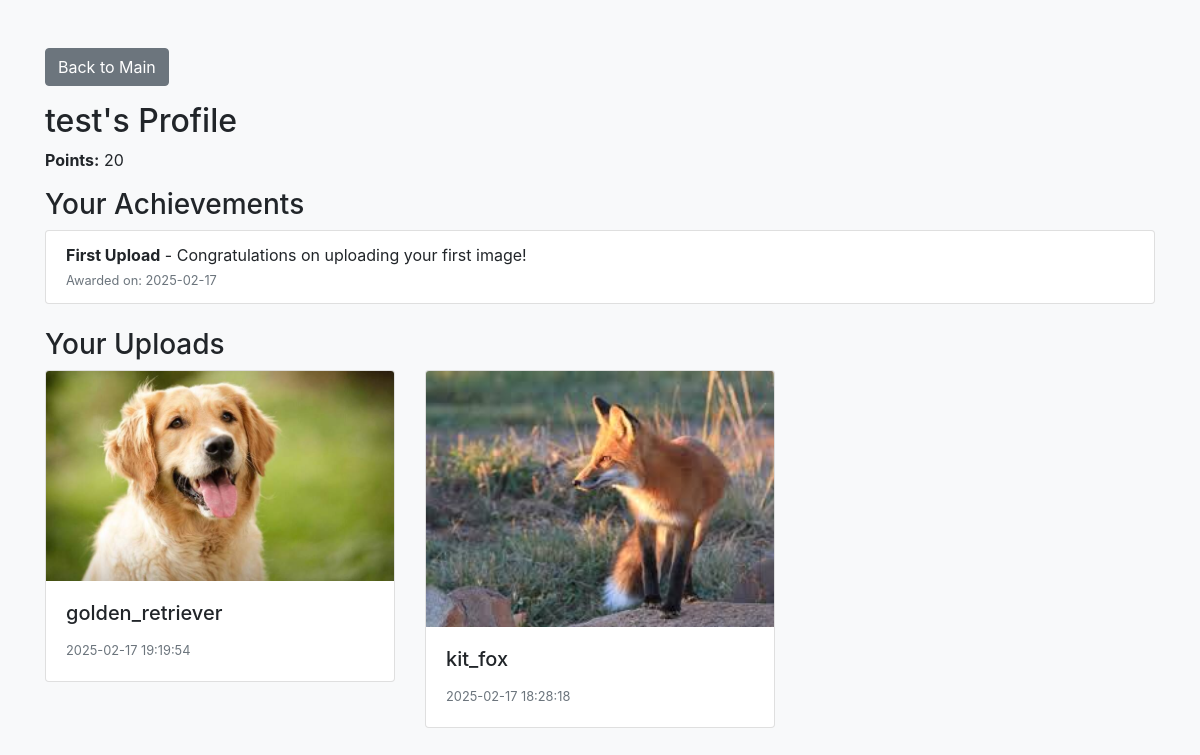
The app's page /profile (signed in), older data.
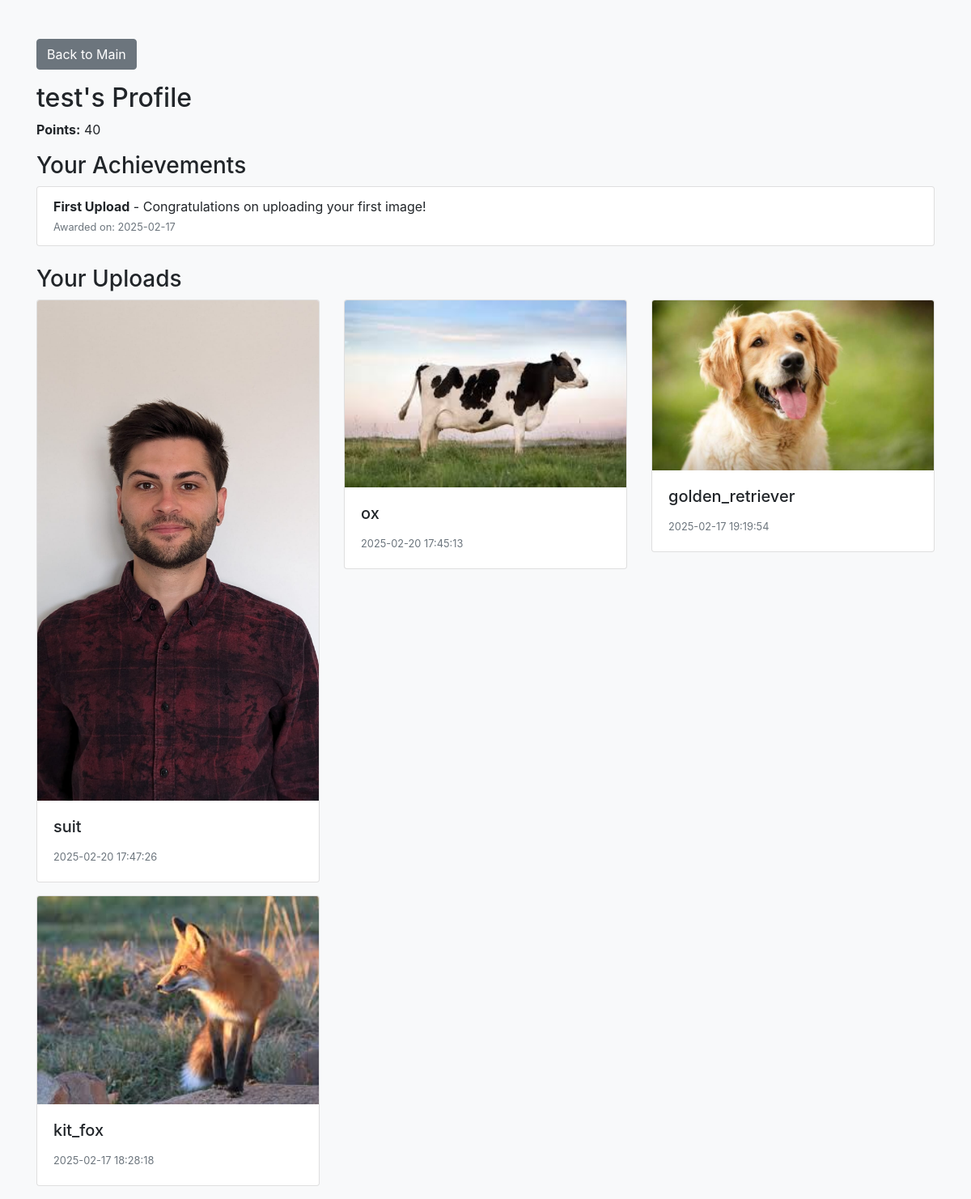
The same page, newer data.
### app.py (models this page shows, shortened)
class User(db.Model, UserMixin):
    id = db.Column(db.Integer, primary_key=True)
    username = db.Column(db.String(150), unique=True, nullable=False)
    password_hash = db.Column(db.String(200), nullable=False)
    points = db.Column(db.Integer, default=0)  # points earned for uploads

class UserAchievement(db.Model):
    id = db.Column(db.Integer, primary_key=True)
    user_id = db.Column(db.Integer, db.ForeignKey('user.id'), nullable=False)
    achievement_name = db.Column(db.String(100), nullable=False)
    description = db.Column(db.String(300))
    awarded_date = db.Column(db.DateTime, default=datetime.utcnow)
    user = db.relationship('User', backref='achievements')

class ImageResult(db.Model):
    user = db.relationship('User', backref='uploads')
    likes = db.relationship('Like', backref='upload', lazy='dynamic')
    id = db.Column(db.Integer, primary_key=True)
    filename = db.Column(db.String(200), nullable=False)
    label = db.Column(db.String(100), nullable=False)
    summary_text = db.Column(db.Text, nullable=True)
    stats_json = db.Column(db.Text, nullable=True)
    upload_time = db.Column(db.DateTime, default=datetime.utcnow)
    user_id = db.Column(db.Integer, db.ForeignKey('user.id'))  # Link to User
    location = db.Column(db.String(100), nullable=True)  # NEW field for area

### app.py (the view)
@app.route('/profile')
@login_required
def profile():
    uploads = ImageResult.query.filter_by(user_id=current_user.id).order_by(ImageResult.upload_time.desc()).all()
    return render_template('profile.html', user=current_user, uploads=uploads)

### app.py (called while the page is built)
@login_manager.user_loader
def load_user(user_id):
    return User.query.get(int(user_id))

### templates/profile.html (shortened to what this page needs)
<!doctype html>
<html lang="en">
<head>
  <link rel="stylesheet" href="https://stackpath.bootstrapcdn.com/bootstrap/4.5.2/css/bootstrap.min.css">
</head>
<body class="bg-light">
  <div class="container mt-5">
    <a href="{{ url_for('main') }}" class="btn btn-secondary mb-3">Back to Main</a>
    <h2>{{ user.username }}'s Profile</h2>
    <p><strong>Points:</strong> {{ user.points }}</p>
    <h3>Your Achievements</h3>
    {% if user.achievements %}
      <ul class="list-group mb-4">
        {% for ach in user.achievements %}
          <li class="list-group-item">
            <strong>{{ ach.achievement_name }}</strong> - {{ ach.description }}
            <br>
            <small class="text-muted">Awarded on: {{ ach.awarded_date.strftime('%Y-%m-%d') }}</small>
          </li>
        {% endfor %}
      </ul>
    {% else %}
      <p>You haven't earned any achievements yet.</p>
    {% endif %}
    <h3>Your Uploads</h3>
    {% if uploads %}
      <div class="row">
        {% for upload in uploads %}
          <div class="col-md-4">
            <div class="card mb-3">
            <a href="{{ url_for('upload_detail', upload_id=upload.id) }}">
              <img src="{{ url_for('static', filename='uploads/' + upload.filename) }}" class="card-img-top" alt="Image">
            </a>
              <div class="card-body">
                <h5 class="card-title">{{ upload.label }}</h5>
                <p class="card-text"><small class="text-muted">{{ upload.upload_time.strftime('%Y-%m-%d %H:%M:%S') }}</small></p>
              </div>
            </div>
          </div>
        {% endfor %}
      </div>
    {% else %}
      <p>You haven't uploaded any images yet. <a href="{{ url_for('upload') }}">Upload one now!</a></p>
    {% endif %}
  </div>
</body>
</html>

Row changes from the older to the newer data that the page shows:
changed User "test": points "20" → "40"
added ImageResult: filename (picture), label "suit", upload_time "2025-02-20 17:47:26"
added ImageResult: filename (picture), label "ox", upload_time "2025-02-20 17:45:13"
